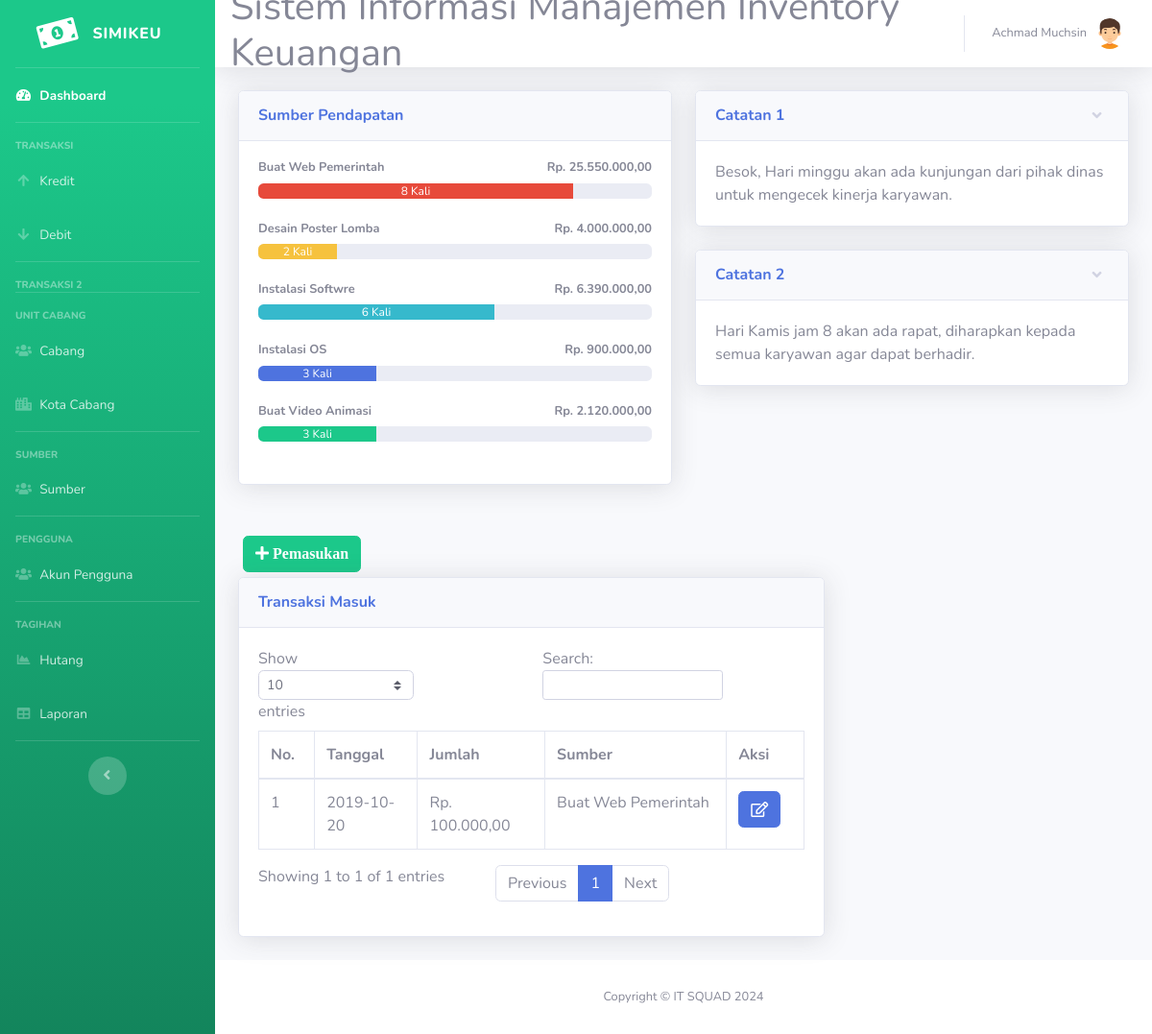
Screenshot of /pendapatan.php (signed in) with the database file from the repository.
### tables this page shows
CREATE TABLE `sumber` (
  `id_sumber` int(11) NOT NULL,
  `nama` varchar(40) NOT NULL
);

CREATE TABLE `catatan` (
  `id_catatan` int(11) NOT NULL,
  `catatan` text NOT NULL
);

CREATE TABLE `pemasukan` (
  `id_pemasukan` int(11) NOT NULL,
  `tgl_pemasukan` date NOT NULL,
  `jumlah` int(11) NOT NULL,
  `id_sumber` int(11) NOT NULL
);

### pendapatan.php (the view, shortened to what this page needs)
<!DOCTYPE html>
<html lang="en">
<head>
  <link href="vendor/fontawesome-free/css/all.min.css" rel="stylesheet" type="text/css">
  <link href="css/sb-admin-2.min.css" rel="stylesheet">
</head>
<body id="page-top">
<?php
require 'koneksi.php';
require ('sidebar.php'); ?>
      <div id="content">
<?php require ('navbar.php'); ?>
        <div class="container-fluid">
          <div class="row">
            <div class="col-lg-6 mb-4">
              <div class="card shadow mb-4">
                <div class="card-header py-3">
                  <h6 class="m-0 font-weight-bold text-primary">Sumber Pendapatan</h6>
                </div>
                <div class="card-body">
				<?php
				$namasumber1 = mysqli_query($koneksi,"SELECT * FROM `sumber` where id_sumber= 1 ");
				$sumbern1= mysqli_fetch_assoc($namasumber1);
				$namasumber2 = mysqli_query($koneksi,"SELECT * FROM `sumber` where id_sumber= 2 ");
				$sumbern2= mysqli_fetch_assoc($namasumber2);
				$namasumber3 = mysqli_query($koneksi,"SELECT * FROM `sumber` where id_sumber= 3 ");
				$sumbern3= mysqli_fetch_assoc($namasumber3);
				$namasumber4 = mysqli_query($koneksi,"SELECT * FROM `sumber` where id_sumber= 4 ");
				$sumbern4= mysqli_fetch_assoc($namasumber4);
				$namasumber5 = mysqli_query($koneksi,"SELECT * FROM `sumber` where id_sumber= 5 ");
				$sumbern5= mysqli_fetch_assoc($namasumber5);
				$hasil1=mysqli_query($koneksi,"SELECT * FROM pemasukan where id_sumber = 1");
				while ($jumlah1=mysqli_fetch_array($hasil1)){
				$arrayhasil1[] = $jumlah1['jumlah'];
				}
				$jumlahhasil1 = array_sum($arrayhasil1);
				$hasil2=mysqli_query($koneksi,"SELECT * FROM pemasukan where id_sumber = 2");
				while ($jumlah2=mysqli_fetch_array($hasil2)){
				$arrayhasil2[] = $jumlah2['jumlah'];
				}
				$jumlahhasil2 = array_sum($arrayhasil2);
				$hasil3=mysqli_query($koneksi,"SELECT * FROM pemasukan where id_sumber = 3");
				while ($jumlah3=mysqli_fetch_array($hasil3)){
				$arrayhasil3[] = $jumlah3['jumlah'];
				}
				$jumlahhasil3 = array_sum($arrayhasil3);
				$hasil4=mysqli_query($koneksi,"SELECT * FROM pemasukan where id_sumber = 4");
				while ($jumlah4=mysqli_fetch_array($hasil4)){
				$arrayhasil4[] = $jumlah4['jumlah'];
				}
				$jumlahhasil4 = array_sum($arrayhasil4);
				$hasil5=mysqli_query($koneksi,"SELECT * FROM pemasukan where id_sumber = 5");
				while ($jumlah5=mysqli_fetch_array($hasil5)){
				$arrayhasil5[] = $jumlah5['jumlah'];
				}
				$jumlahhasil5 = array_sum($arrayhasil5);
				$sumber1 = mysqli_query($koneksi,"SELECT id_sumber FROM pemasukan where id_sumber ='1'");
				$sumber1text = mysqli_num_rows($sumber1);
				$sumber1 = mysqli_num_rows($sumber1);
				$sumber1 = $sumber1 * 10;
				$sumber2 = mysqli_query($koneksi,"SELECT id_sumber FROM pemasukan where id_sumber ='2'");
				$sumber2text = mysqli_num_rows($sumber2);
				$sumber2 = mysqli_num_rows($sumber2);
				$sumber2 = $sumber2 * 10;
				$sumber3 = mysqli_query($koneksi,"SELECT id_sumber FROM pemasukan where id_sumber ='3'");
				$sumber3text = mysqli_num_rows($sumber3);
				$sumber3 = mysqli_num_rows($sumber3);
				$sumber3 = $sumber3 * 10;
				$sumber4 = mysqli_query($koneksi,"SELECT id_sumber FROM pemasukan where id_sumber ='4'");
				$sumber4text = mysqli_num_rows($sumber4);
				$sumber4 = mysqli_num_rows($sumber4);
				$sumber4 = $sumber4 * 10;
				$sumber5 = mysqli_query($koneksi,"SELECT id_sumber FROM pemasukan where id_sumber ='5'");
				$sumber5text = mysqli_num_rows($sumber5);
				$sumber5 = mysqli_num_rows($sumber5);
				$sumber5 = $sumber5 * 10;
				echo '
                  <h4 class="small font-weight-bold">'.$sumbern1['nama'].'<span class="float-right">Rp. '.number_format($jumlahhasil1,2,',','.').'</span></h4>
                  <div class="progress mb-4">
                    <div class="progress-bar bg-danger" role="progressbar" style="width:'.$sumber1.'%" aria-valuenow="50" aria-valuemin="0" aria-valuemax="100">'.$sumber1text.' Kali</div>
                  </div>
				  <h4 class="small font-weight-bold">'.$sumbern2['nama'].'<span class="float-right">Rp. '.number_format($jumlahhasil2,2,',','.').'</span></h4>
                  <div class="progress mb-4">
                    <div class="progress-bar bg-warning" role="progressbar" style="width:'.$sumber2.'%" aria-valuenow="50" aria-valuemin="0" aria-valuemax="100">'.$sumber2text.' Kali</div>
                  </div>
				  <h4 class="small font-weight-bold">'.$sumbern3['nama'].'<span class="float-right">Rp. '.number_format($jumlahhasil3,2,',','.').'</span></h4>
                  <div class="progress mb-4">
                    <div class="progress-bar bg-info" role="progressbar" style="width:'.$sumber3.'%" aria-valuenow="50" aria-valuemin="0" aria-valuemax="100">'.$sumber3text.' Kali</div>
                  </div>
				  <h4 class="small font-weight-bold">'.$sumbern4['nama'].'<span class="float-right">Rp. '.number_format($jumlahhasil4,2,',','.').'</span></h4>
                  <div class="progress mb-4">
                    <div class="progress-bar bg-primary" role="progressbar" style="width:'.$sumber4.'%" aria-valuenow="50" aria-valuemin="0" aria-valuemax="100">'.$sumber4text.' Kali</div>
                  </div>
				  <h4 class="small font-weight-bold">'.$sumbern5['nama'].'<span class="float-right">Rp. '.number_format($jumlahhasil5,2,',','.').'</span></h4>
                  <div class="progress mb-4">
                    <div class="progress-bar bg-success" role="progressbar" style="width:'.$sumber5.'%" aria-valuenow="50" aria-valuemin="0" aria-valuemax="100">'.$sumber5text.' Kali</div>
                  </div>';
				  ?>
                </div>
              </div>
			  </div>
			              <div class="col-lg-6">
              <div class="card shadow mb-4">
                <a href="#collapseCardExample" class="d-block card-header py-3" data-toggle="collapse" role="button" aria-expanded="true" aria-controls="collapseCardExample">
                  <h6 class="m-0 font-weight-bold text-primary">Catatan 1</h6>
                </a>
                <div class="collapse show" id="collapseCardExample">
                  <div class="card-body">
				  <?php $catatan1 = mysqli_query($koneksi, "SELECT catatan FROM catatan where id_catatan= 1");
                  $catatan1 = mysqli_fetch_array($catatan1);
				  echo $catatan1['catatan'];
				  ?>
				  </div>
                </div>
              </div>
			                <div class="card shadow mb-4">
                <a href="#collapseCardExample1" class="d-block card-header py-3" data-toggle="collapse" role="button" aria-expanded="true" aria-controls="collapseCardExample1">
                  <h6 class="m-0 font-weight-bold text-primary">Catatan 2</h6>
                </a>
                <div class="collapse show" id="collapseCardExample1">
                  <div class="card-body">
                  <?php $catatan2 = mysqli_query($koneksi, "SELECT * FROM catatan where id_catatan= 2");
                  $catatan2 = mysqli_fetch_array($catatan2);
				  echo $catatan2['catatan'];
				  ?></div>
                </div>
              </div>
			  </div>
					   <div class="col-xl-8 col-lg-7">
					   <button type="button" class="btn btn-success" style="margin:5px" data-toggle="modal" data-target="#myModalTambah"><i class="fa fa-plus"> Pemasukan</i></button><br>
          <div class="card shadow mb-4">
            <div class="card-header py-3">
              <h6 class="m-0 font-weight-bold text-primary">Transaksi Masuk</h6>
            </div>
            <div class="card-body">
              <div class="table-responsive">
               <table class="table table-bordered" id="dataTable" width="100%" cellspacing="0">
                  <thead>
                    <tr>
                      <th>No.</th>
                      <th>Tanggal</th>
                      <th>Jumlah</th>
                      <th>Sumber</th>
					  <th>Aksi</th>
                    </tr>
                  </thead>
                  <tbody>
				  <?php
$query = mysqli_query($koneksi,"SELECT * from pemasukan,sumber");
$no = 1;
while ($data = mysqli_fetch_assoc($query))
{
?>
                    <tr>
                      <td><?=$no?></td>
                      <td><?=$data['tgl_pemasukan']?></td>
                      <td>Rp. <?=number_format($data['jumlah'],2,',','.');?></td>
                      <td><?=$data['nama']?></td>
					  <td>
<a href="#" type="button" class=" fa fa-edit btn btn-primary btn-md" data-toggle="modal" data-target="#myModal<?php echo $data['id_pemasukan']; ?>"></a>
</td>
</tr>
<?php $no++; ?>
<?php
$id = $data['id_pemasukan'];
$query_edit = mysqli_query($koneksi,"SELECT * FROM pemasukan WHERE id_pemasukan='$id'");
while ($row = mysqli_fetch_array($query_edit)) {
?>
<?php
$queri = mysqli_query($koneksi, "SELECT * FROM sumber");
	$no = 1;
	$noo = 1;
while($querynama = mysqli_fetch_array($queri)){
echo '<option value="'.$no++.'">'.$noo++.'.'.$querynama["nama"].'</option>';
}
?>
<?php
}
?>
          <?php
          $query = mysqli_query($koneksi,"SELECT * FROM sumber") or die (mysqli_error($koneksi));
          ?>
  </div>
<?php
}
?>
              </div>
            </div>
          </div>
		  </div>
       </div>
      </div>
<?php require 'footer.php'?>
    </div>
  </div>
</body>
</html>

### sidebar.php (shortened to what this page needs)
<div id="wrapper">
  <ul class="navbar-nav bg-gradient-success sidebar sidebar-dark accordion" id="accordionSidebar">
    <a class="sidebar-brand d-flex align-items-center justify-content-center" href="index.php">
      <div class="sidebar-brand-icon rotate-n-15">
        <i class="fa fa-money-bill-alt"></i>
      </div>
      <div class="sidebar-brand-text mx-3">SIMIKEU</div>
    </a>
    <hr class="sidebar-divider my-0">
    <li class="nav-item active">
      <a class="nav-link" href="index.php">
        <i class="fas fa-fw fa-tachometer-alt"></i>
        <span>Dashboard</span></a>
    </li>
    <hr class="sidebar-divider">
    <div class="sidebar-heading">
      Transaksi
    </div>
    <li class="nav-item">
      <a class="nav-link collapsed" href="pendapatan.php">
        <i class="fas fa-fw fa-arrow-up"></i>
        <span>Kredit</span>
      </a>
    </li>
    <li class="nav-item">
      <a class="nav-link collapsed" href="pengeluaran.php" >
        <i class="fas fa-fw fa-arrow-down"></i>
        <span>Debit</span>
      </a>
    </li>
    <hr class="sidebar-divider">
    <div class="sidebar-heading">
      Transaksi 2
    </div>
    <hr class="sidebar-divider">
    <div class="sidebar-heading">
      Unit Cabang
    </div>
    <li class="nav-item">
      <a class="nav-link collapsed" href="cabang.php">
        <i class="fas fa-fw fa-users"></i>
        <span>Cabang</span>
      </a>
    </li>
    <li class="nav-item">
      <a class="nav-link collapsed" href="kota-cabang.php">
        <i class="fas fa-fw fa-city"></i>
        <span>Kota Cabang</span>
      </a>
    </li>
    <hr class="sidebar-divider">
    <div class="sidebar-heading">
      Sumber
    </div>
    <li class="nav-item">
      <a class="nav-link collapsed" href="sumber.php">
        <i class="fas fa-fw fa-users"></i>
        <span> Sumber</span>
      </a>
    </li>
    <hr class="sidebar-divider">
    <div class="sidebar-heading">
      Pengguna
    </div>
    <li class="nav-item">
      <a class="nav-link collapsed" href="pengguna.php">
        <i class="fas fa-fw fa-users"></i>
        <span>Akun Pengguna</span>
      </a>
    </li>
    <hr class="sidebar-divider">
    <div class="sidebar-heading">
      Tagihan
    </div>
    <li class="nav-item">
      <a class="nav-link" href="hutang.php">
        <i class="fas fa-fw fa-chart-area"></i>
        <span>Hutang</span></a>
    </li>
    <li class="nav-item">
      <a class="nav-link" href="laporan.php">
        <i class="fas fa-fw fa-table"></i>
        <span>Laporan</span></a>
    </li>
    <hr class="sidebar-divider d-none d-md-block">
    <div class="text-center d-none d-md-inline">
      <button class="rounded-circle border-0" id="sidebarToggle"></button>
    </div>
  </ul>
  <div id="content-wrapper" class="d-flex flex-column">

### navbar.php (shortened to what this page needs)
        <nav class="navbar navbar-expand navbar-light bg-white topbar mb-4 static-top shadow">
		<h1>Sistem Informasi Manajemen Inventory Keuangan</h1>
<?php require 'user.php'; ?>
        </nav>

### user.php (shortened to what this page needs)
<ul class="navbar-nav ml-auto">
  <li class="nav-item dropdown no-arrow">
    <a class="nav-link dropdown-toggle" href="#" id="userDropdown" role="button" data-toggle="dropdown" aria-haspopup="true" aria-expanded="false">
      <span class="mr-2 d-none d-lg-inline text-gray-600 small"><?=$_SESSION['nama']?></span>
      <img class="img-profile rounded-circle" src="img/boy(2).png">
    </a>
  </li>
</ul>

### footer.php
<footer class="sticky-footer bg-white">
  <div class="container my-auto">
    <div class="copyright text-center my-auto">
      <span>Copyright &copy; IT SQUAD 2024</span>
    </div>
  </div>
</footer>

### rows the page displays
sumber: nama "Buat Web Pemerintah"
sumber: nama "Desain Poster Lomba"
sumber: nama "Instalasi Softwre"
sumber: nama "Instalasi OS"
sumber: nama "Buat Video Animasi"
catatan: catatan "Besok, Hari minggu akan ada kunjungan dari pihak dinas untuk mengecek kinerja karyawan."
catatan: catatan "Hari Kamis jam 8 akan ada rapat, diharapkan kepada semua karyawan agar dapat berhadir."
pemasukan: no "1", tgl_pemasukan "2019-10-20", jumlah "100.000,00", sumber.nama "Buat Web Pemerintah"

### other values shown
$_SESSION['nama'] "Achmad Muchsin"
$jumlahhasil1 "25.550.000,00"
$sumber1text "8"
$jumlahhasil2 "4.000.000,00"
$sumber2text "2"
$jumlahhasil3 "6.390.000,00"
$sumber3text "6"
$jumlahhasil4 "900.000,00"
$sumber4text "3"
$jumlahhasil5 "2.120.000,00"
$sumber5text "3"
